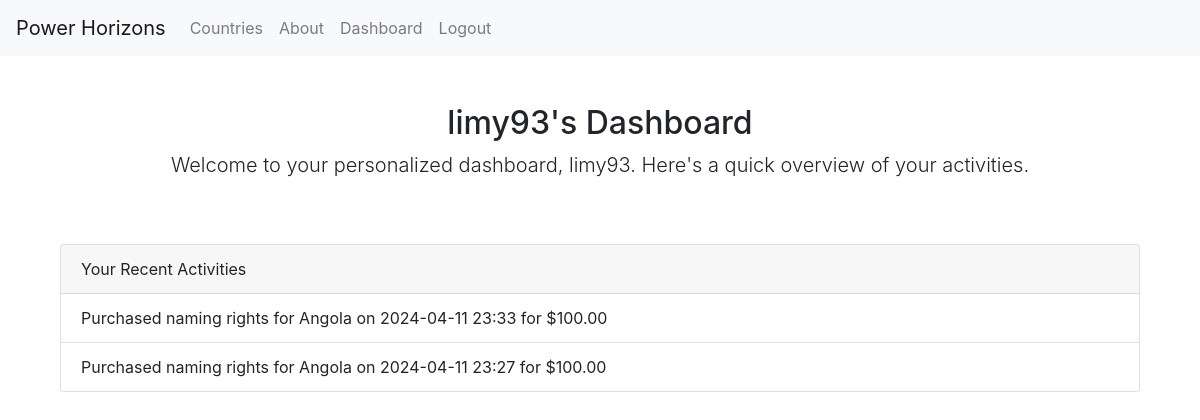
The app's page /dashboard/ (signed in), older data.
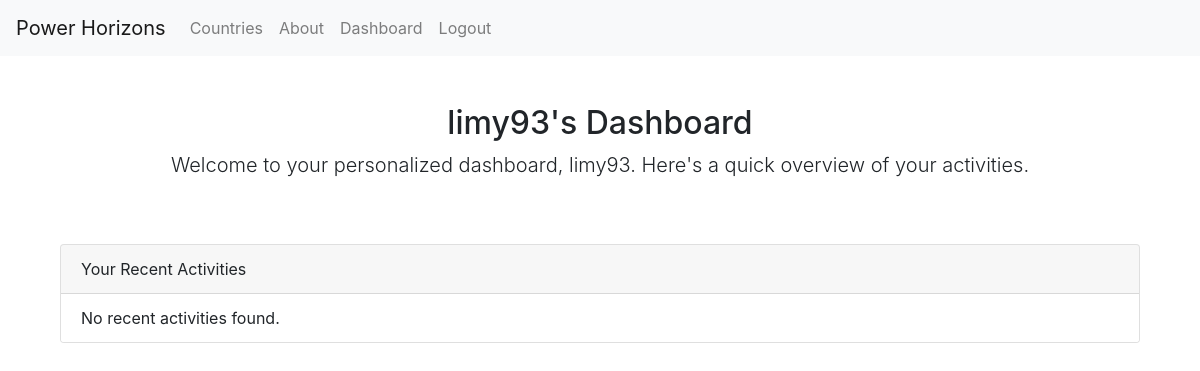
The same page, newer data.
### epdata/models.py (models this page shows, shortened)
class Purchase(models.Model):
    user = models.ForeignKey(User, on_delete=models.CASCADE, related_name='purchases')
    country = models.ForeignKey(CountryData, on_delete=models.CASCADE, related_name='purchases')
    price = models.DecimalField(max_digits=8, decimal_places=2)
    purchase_date = models.DateTimeField(auto_now_add=True)

class CountryData(models.Model):
    country_code = models.CharField(max_length=3, primary_key=True)
    country_name = models.CharField(max_length=100)
    price = models.DecimalField(max_digits=10, decimal_places=2, default=100.00)  # Default price for naming rights

### epdata/views.py (the view)
# urls.py: path('dashboard/', views.dashboard, name='dashboard'),
@login_required
def dashboard(request):
    if request.user.is_superuser:
        active_users_count = User.objects.filter(is_active=True).count()
        total_orders_count = Purchase.objects.count()
        recent_orders = Purchase.objects.all().order_by('-purchase_date')[:10]
        return render(request, 'dashboard.html', {
            'active_users_count': active_users_count,
            'total_orders_count': total_orders_count,
            'recent_orders': recent_orders
        })
    else:
        purchases = Purchase.objects.filter(user=request.user).order_by('-purchase_date')
        return render(request, 'dashboard.html', {'purchases': purchases})

### epdata/templates/dashboard.html (shortened to what this page needs)
{% extends "base.html" %}
{% block content %}
<div class="py-5 text-center" id="dashboard-content">
    <h2>{{ user.username|default:"User" }}'s Dashboard</h2>
    <p class="lead">Welcome to your personalized dashboard, {{ user.username|default:"User" }}. Here's a quick overview of your activities.</p>
</div>
<div class="container">
    {% if user.is_superuser %}
    <div class="card mb-4">
        <div class="card-header">Admin Analytics</div>
        <div class="card-body">
            <h5 class="card-title">Site Usage Overview</h5>
            <p class="card-text">Number of active users: {{ active_users_count }}</p>
            <p class="card-text">Total orders: {{ total_orders_count }}</p>
        </div>
    </div>
    <div class="card">
        <div class="card-header">Recent Orders</div>
        <ul class="list-group list-group-flush">
            {% for order in recent_orders %}
            <li class="list-group-item">
                Order #{{ order.id }} by {{ order.user.username }} - Status: {{ order.status }}
            </li>
            {% empty %}
            <li class="list-group-item">No recent orders.</li>
            {% endfor %}
        </ul>
    </div>
    {% else %}
    <div class="card mb-4">
        <div class="card-header">Your Recent Activities</div>
        <ul class="list-group list-group-flush">
            {% for purchase in purchases %}
            <li class="list-group-item">
                Purchased naming rights for {{ purchase.country.country_name }} on {{ purchase.purchase_date|date:"Y-m-d H:i" }} for ${{ purchase.price }}
            </li>
            {% empty %}
            <li class="list-group-item">No recent activities found.</li>
            {% endfor %}
        </ul>
    </div>
    {% endif %}
</div>
{% endblock %}

### epdata/templates/base.html (shortened to what this page needs)
<!DOCTYPE html>
<html lang="en">
<head>
    <link href="https://stackpath.bootstrapcdn.com/bootstrap/4.5.2/css/bootstrap.min.css" rel="stylesheet">
</head>
<body>
    <nav class="navbar navbar-expand-lg navbar-light bg-light">
        <a class="navbar-brand" href="{% url 'home' %}">Power Horizons</a>
        <div class="collapse navbar-collapse" id="navbarNav">
            <ul class="navbar-nav">
                <li class="nav-item">
                    <a class="nav-link" href="{% url 'list_countries' %}">Countries</a>
                </li>
                <li class="nav-item">
                    <a class="nav-link" href="{% url 'about' %}">About</a>
                </li>
                {% if user.is_authenticated %}
                    <li class="nav-item">
                        <a class="nav-link" href="{% url 'dashboard' %}">Dashboard</a>
                    </li>
                    <li class="nav-item">
                        <a class="nav-link" href="{% url 'logout' %}">Logout</a>
                    </li>
                {% else %}
                    <li class="nav-item">
                        <a class="nav-link" href="{% url 'login' %}">Login</a>
                    </li>
                {% endif %}
            </ul>
        </div>
    </nav>
    <div class="container">
        {% block content %}{% endblock %}
    </div>
</body>
</html>

Row changes from the older to the newer data that the page shows:
removed Purchase: country.country_name "Angola", purchase_date "2024-04-11 23:33", price "100.00"
removed Purchase: country.country_name "Angola", purchase_date "2024-04-11 23:27", price "100.00"
Text that changed along with them:
text now shown: "No recent activities found."
